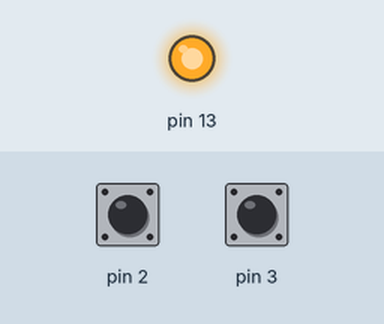
Recording of a sketch running on a simulated Arduino Uno, built with avr-gcc and run on an emulated ATmega328P. On the bench: output pins drawn as LEDs (lit = HIGH). The test bench sets the inputs (shaded band); at power-on: pin 2 HIGH, pin 3 HIGH.

Above: at 1.2 s.
1.3 s: pin 2 pulled LOW for 0.15 s
At 1.37 s:
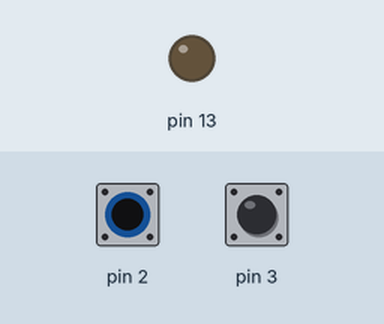
2.9 s: pin 2 pulled LOW for 3.2 s
At 6.5 s:
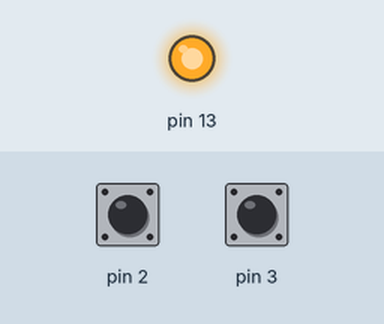
7.6 s: pin 3 pulled LOW for 3.2 s
At 8.8 s:
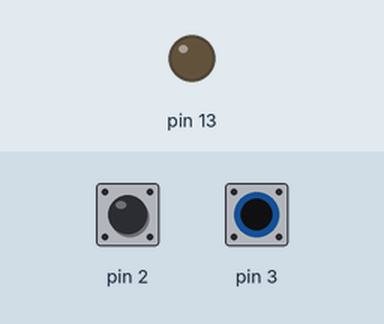
Timing chart, 0 to 12.3 s (numbered marks = the images above; inputs shaded):
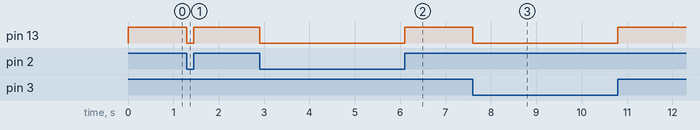

The sketch:

09-OR.ino
```cpp
/**
  Funções lógicas - OR
  Simulador de uma prensa bi-manual
  @author Anderson Wilmer
  Data: 16 de setembro de 2025
*/

void setup() {
  pinMode(13, OUTPUT);
  pinMode(3, INPUT_PULLUP);
  pinMode(2, INPUT_PULLUP);
  digitalWrite(13, HIGH);

}

void loop() {
  int botao1 = digitalRead(2);
  int botao2 = digitalRead(3);
  //Função OR
  //Se o botao1 "OU" o botao2 for pressionado
  if (botao1 == 0 || botao2 == 0) {
    digitalWrite(13, LOW);
  } else {
    digitalWrite(13, HIGH);
  }

}
```

Measured:
- after the input at 1.3 s, pin 13: HIGH → LOW at once, → HIGH 0.15 s later
- after the input at 2.9 s, pin 13: HIGH → LOW at once, → HIGH 3.2 s later
- after the input at 7.6 s, pin 13: HIGH → LOW at once, → HIGH 3.2 s later
